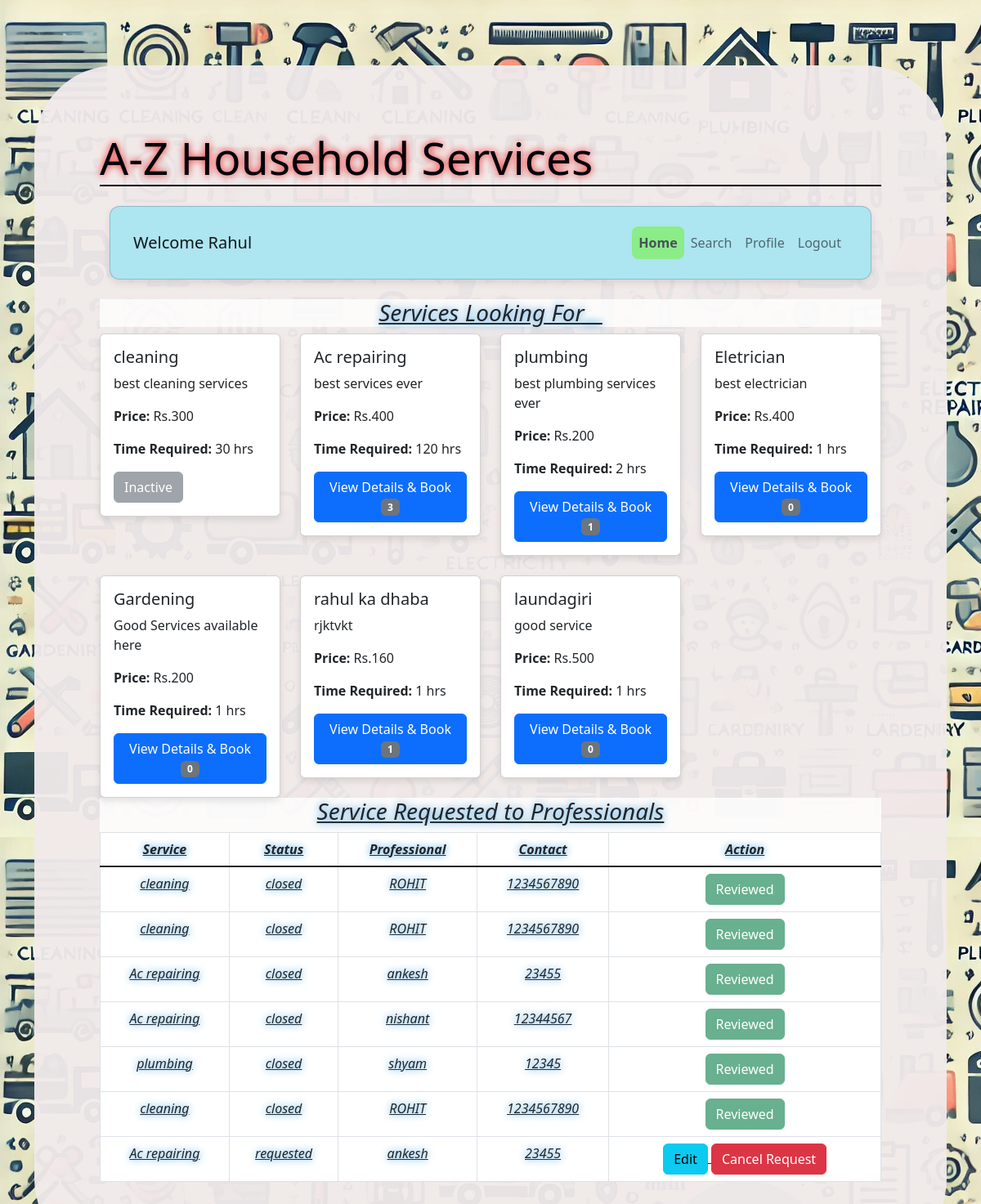
The page /customer (signed in) on the database as committed earlier.
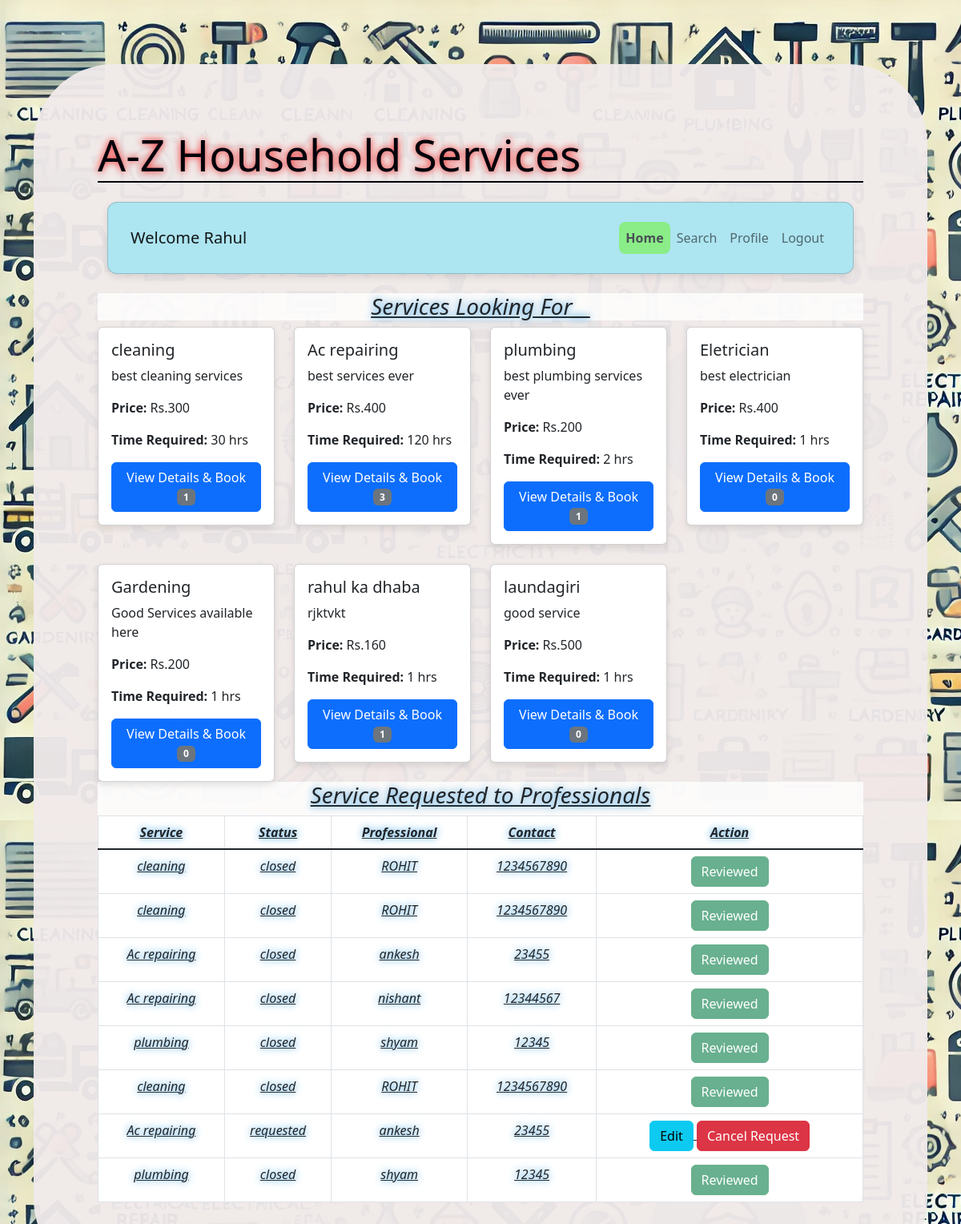
The same page on the database as committed later.
### model.py (models this page shows)
class Service(db.Model):
    id = db.Column(db.Integer, primary_key=True)
    name = db.Column(db.String(100), nullable=False)
    description = db.Column(db.String(255), nullable=False)
    price = db.Column(db.Integer, nullable=False)
    time_required = db.Column(db.Integer, nullable=False)
    status = db.Column(db.String(20), nullable=False, default='active')
    professionals = db.relationship('Professional', backref='service', lazy=True)
    service_requests = db.relationship('ServiceRequest', backref='service', lazy=True)

class Professional(db.Model):
    id = db.Column(db.Integer, primary_key=True)
    username = db.Column(db.String(50), unique=True, nullable=False)
    password = db.Column(db.String(100), nullable=False)
    full_name = db.Column(db.String(100), nullable=False)
    service_provided = db.Column(db.String(100), nullable=False)
    pincode = db.Column(db.Integer, nullable = False)
    contact = db.Column(db.Integer, nullable = False)
    Experience = db.Column(db.Integer, nullable = False)
    serviceType = db.Column(db.String(100), nullable=False)
    role = db.Column(db.String(20), nullable=False, default='professional')
    status = db.Column(db.String(20), nullable=False, default='available')
    service_id = db.Column(db.Integer, db.ForeignKey('service.id'), nullable=False)
    service_requests = db.relationship('ServiceRequest', backref='professional', lazy=True)

class ServiceRequest(db.Model):
    id = db.Column(db.Integer, primary_key=True)
    service_id = db.Column(db.Integer, db.ForeignKey('service.id'), nullable=False)
    customer_id = db.Column(db.Integer, db.ForeignKey('user.id'), nullable=False)
    professional_id = db.Column(db.Integer, db.ForeignKey('professional.id'), nullable=True)
    date_of_request = db.Column(db.DateTime, default=lambda: datetime.utcnow().replace(second=0, microsecond=0))
    status = db.Column(db.String(20), nullable=False)  # requested, assigned, closed
    rating = db.Column(db.Integer, nullable=True)
    review = db.Column(db.String(255), nullable=True)

### app.py (the view, shortened to what this page needs)
@app.route('/customer', methods=['GET', 'POST'])
def customer_dashboard():
    if 'role' in session and session['role'] == 'customer':
        customer_id = session['user_id']
        service_requests = ServiceRequest.query.filter_by(customer_id=customer_id).all()
        services = Service.query.all()
        customer = User.query.get(customer_id)
        search_results = []
        search_option = None
        show_modal = False
        services_with_professionals = []
        for service in services:
            professionals = Professional.query.filter_by(service_id=service.id).all()
            services_with_professionals.append({
                'service': service,
                'professionals': professionals
            })
        service_requests_with_professionals = []
        for service_request in service_requests:
            professional = db.session.get(Professional, service_request.professional_id)
            service_requests_with_professionals.append({
                'service_request': service_request,
                'professional': professional
            })
        return render_template('customer_dashboard.html', service_requests_with_professionals=service_requests_with_professionals, services_with_professionals=services_with_professionals, search_results=search_results, search_option=search_option, show_modal=show_modal, customer=customer)
    return redirect(url_for('login'))

### app.py (called while the page is built)
@app.template_filter('exists_request')
def exists_request (service_id, professional_id, service_requests_with_professionals):
    for item in service_requests_with_professionals:
        if item['service_request'].service_id == service_id and item['service_request'].professional_id == professional_id and item['service_request'].status in ['requested', 'accepted']:
            return True
    return False

### templates/customer_dashboard.html (shortened to what the changed rows need)
<!DOCTYPE html>
<html lang="en">
<head>
    <link href="https://stackpath.bootstrapcdn.com/bootstrap/5.1.3/css/bootstrap.min.css" rel="stylesheet">
</head>
<body>
    <div class="container">
        <div class="login-container">
            <div class="login-header">
                <h2>A-Z Household Services</h2>
            </div>
            {% include 'navbar.html' %}
            <div class="row row-cols-1 row-cols-sm-2 row-cols-md-3 row-cols-lg-4 g-4">
                {% for service in services_with_professionals %}
                    <div class="col">
                        <div class="card h-70">
                            <div class="card-body">
                                <h5 class="card-title">{{ service.service.name }}</h5>
                                <p class="card-text">{{ service.service.description }}</p>
                                <p><strong>Price:</strong> Rs.{{ service.service.price }}</p>
                                <p><strong>Time Required:</strong> {{ service.service.time_required }} hrs</p>
                                {% if service.service.status == 'active' %}
                                    <button type="button" class="btn btn-primary" data-bs-toggle="modal" data-bs-target="#serviceModal{{ service.service.id }}">
                                        View Details & Book
                                    <span class="badge bg-secondary">{{ service.professionals | selectattr('status', 'equalto', 'approved') | list | length }}</span>
                                    </button>
                                {% else %}
                                    <button type="button" class="btn btn-secondary" disabled>Inactive</button>
                                {% endif %}
                            </div>
                        </div>
                    </div>
                {% endfor %}
            </div>
            <div class="section">
                <table class="table table-bordered">
                    <thead>
                        <tr>
                            <th>Service</th>
                            <th>Status</th>
                            <th>Professional</th>
                            <th>Contact</th>
                            <th>Action</th>
                        </tr>
                    </thead>
                    <tbody>
                        {% if service_requests_with_professionals %}
                            {% for item in service_requests_with_professionals %}
                            <tr>
                                <td>{{ item.service_request.service.name }}</td>
                                <td>{{ item.service_request.status }}</td>
                                <td>{{ item.professional.full_name }}</td>
                                <td>{{ item.professional.contact }}</td>
                                <td>
                                    {% if item.service_request.status == 'closed' %}
                                        {% if item.service_request.review %}
                                            <button type="button" class="btn btn-success" disabled>Reviewed</button>
                                        {% else %}
                                            <button type="button" class="btn btn-warning" data-bs-toggle="modal" data-bs-target="#reviewModal{{ item.service_request.id }}">
                                                Review
                                            </button>
                                        {% endif %}
                                    {% endif %}
                                </td>
                            </tr>
                            {% endfor %}
                        {% else %}
                            <tr>
                                <td colspan="5" class="text-center">No service requests found.</td>
                            </tr>
                        {% endif %}
                    </tbody>
                </table>
            </div>
        </div>
    </div>
</body>
</html>

Rows that differ between the two databases and show on the page:
changed Service "cleaning": status "inactive" → "active" (drawn)
added ServiceRequest: service_request.status "closed"
Other text that changed with them:
new list line: "cleaning best cleaning services 300 30"
new list line: "Price: Rs. Time Required: hrs View Details & Book 1"
new list line: "plumbing"
new list line: "shyam 12345"
new list line: "Reviewed"
list line gone: "cleaning best cleaning services 300 30"
list line gone: "Price: Rs. Time Required: hrs Inactive"
